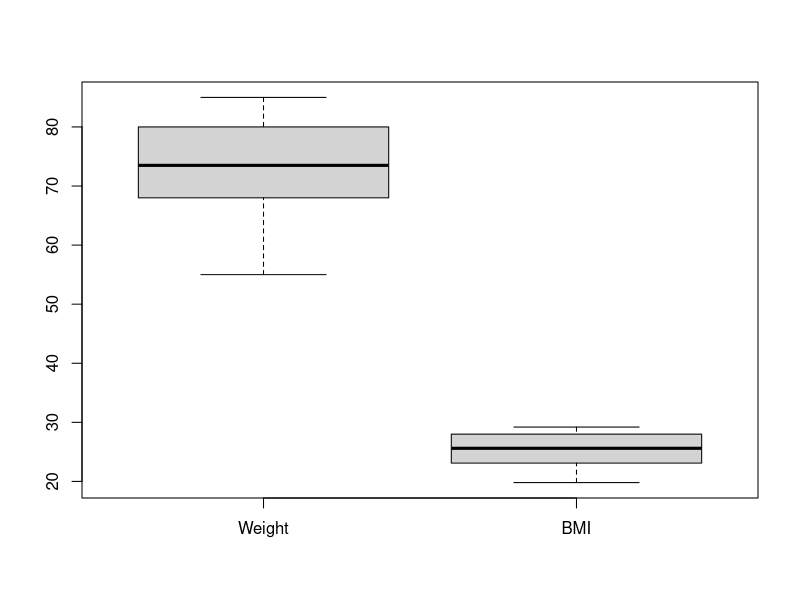
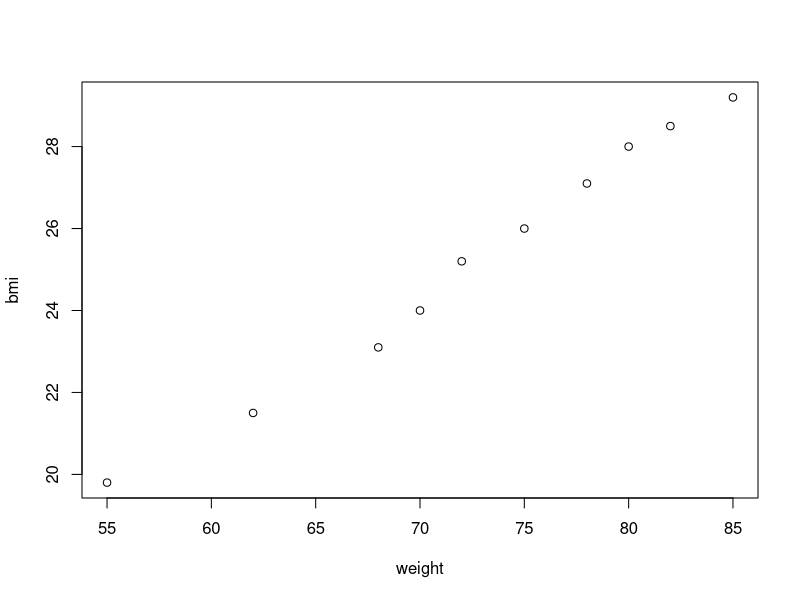
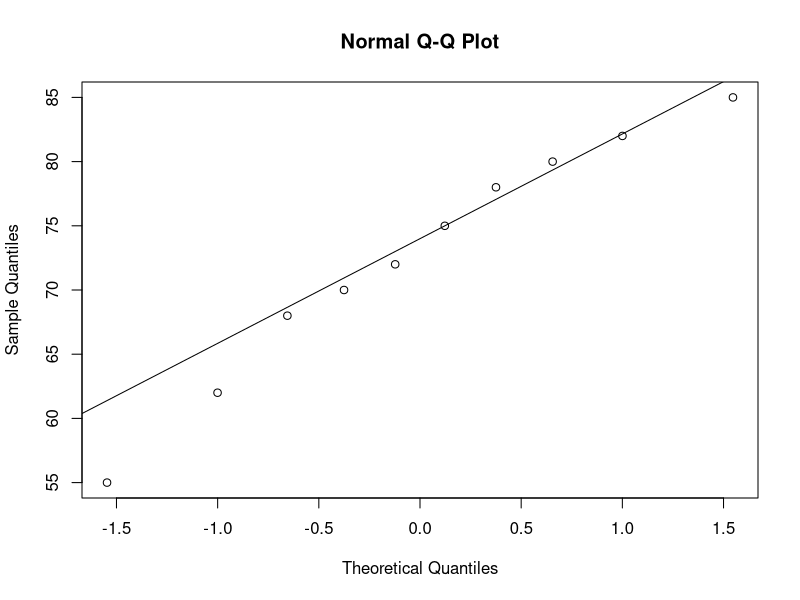

Recreate these plots in R, in order.
weight <- c(55,62,68,70,72,75,78,80,82,85)
bmi <- c(19.8,21.5,23.1,24,25.2,26,27.1,28,28.5,29.2)

mean(weight); median(weight); sd(weight)
mean(bmi); median(bmi); sd(bmi)

boxplot(weight, bmi, names=c("Weight","BMI"))

plot(weight,bmi)   # Scatter
qqnorm(weight); qqline(weight)
